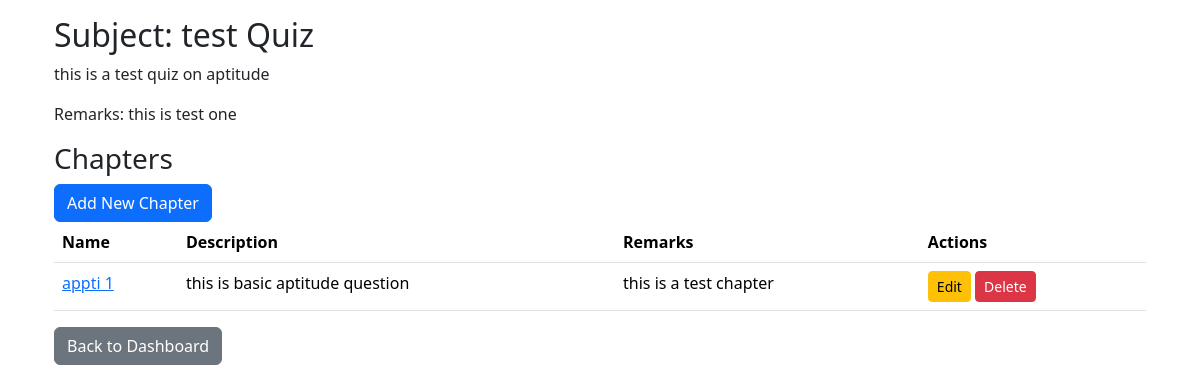
The page /admin/subject/4 (signed in) on the database its author committed.
### models/models.py (models this page shows)
class Subject(db.Model):
    __tablename__ = "subjects"
    id = db.Column(db.Integer, primary_key=True, autoincrement=True)
    name = db.Column(db.String(50), nullable=False,unique=True)
    description = db.Column(db.Text)
    remarks = db.Column(db.Text)
    chapters = db.relationship('Chapter', back_populates='subject',cascade="all, delete-orphan")

class Chapter(db.Model):
    __tablename__ = "chapters"
    id = db.Column(db.Integer, primary_key=True, autoincrement=True)
    subject_id = db.Column(db.Integer, db.ForeignKey('subjects.id'), nullable=False)
    name = db.Column(db.String(50), nullable=False)
    description = db.Column(db.Text)
    remarks = db.Column(db.Text)
    subject = db.relationship('Subject', back_populates='chapters')
    quizzes = db.relationship('Quiz', back_populates='chapter',cascade="all, delete-orphan")

### controllers/controllers.py (the view)
@controllers.route('/admin/subject/<int:id>',methods=['GET'])
def subject_show(id):
    if not check_role('admin'):
        flash('You are not allowed here')
        return redirect(url_for('controllers.login'))
    subject=Subject.query.get_or_404(id)
    return render_template('subject_show.html',subject=subject)

### controllers/controllers.py (called while the page is built)
def check_role(role):
    if 'user_id' in session and session['role']==role:
        return True
    return False

### templates/subject_show.html
{% extends 'layout.html' %}
{% block body %}
<div class="container">
    <h2>Subject: {{ subject.name }}</h2>
    <p>{{ subject.description }}</p>
    <p>Remarks: {{ subject.remarks }}</p>
    <h3>Chapters</h3>
    <a href="{{ url_for('controllers.chapter_create', subject_id=subject.id) }}" class="btn btn-primary">Add New Chapter</a>
    <table class="table">
        <thead>
            <tr>
                <th>Name</th>
                <th>Description</th>
                <th>Remarks</th>
                <th>Actions</th>
            </tr>
        </thead>
        <tbody>
            {% for chapter in subject.chapters %}
            <tr>
                <td><a href="{{ url_for('controllers.chapter_show', id=chapter.id) }}">{{ chapter.name }}</a></td>
                <td>{{ chapter.description }}</td>
                <td>{{chapter.remarks}}</td>
                <td>
                    <a href="{{ url_for('controllers.chapter_edit', id=chapter.id) }}" class="btn btn-sm btn-warning">Edit</a>
                    <form method="POST" action="{{ url_for('controllers.chapter_delete', id=chapter.id) }}" style="display: inline;">
                        <button type="submit" class="btn btn-sm btn-danger">Delete</button>
                    </form>
                </td>
            </tr>
            {% endfor %}
        </tbody>
    </table>
    <a href="{{ url_for('controllers.admin_dashboard') }}" class="btn btn-secondary">Back to Dashboard</a>
</div>
{% endblock %}

### rows shown on the page
Subject: name "test Quiz", description "this is a test quiz on aptitude", remarks "this is test one"
Chapter: name "appti 1", description "this is basic aptitude question", remarks "this is a test chapter"
